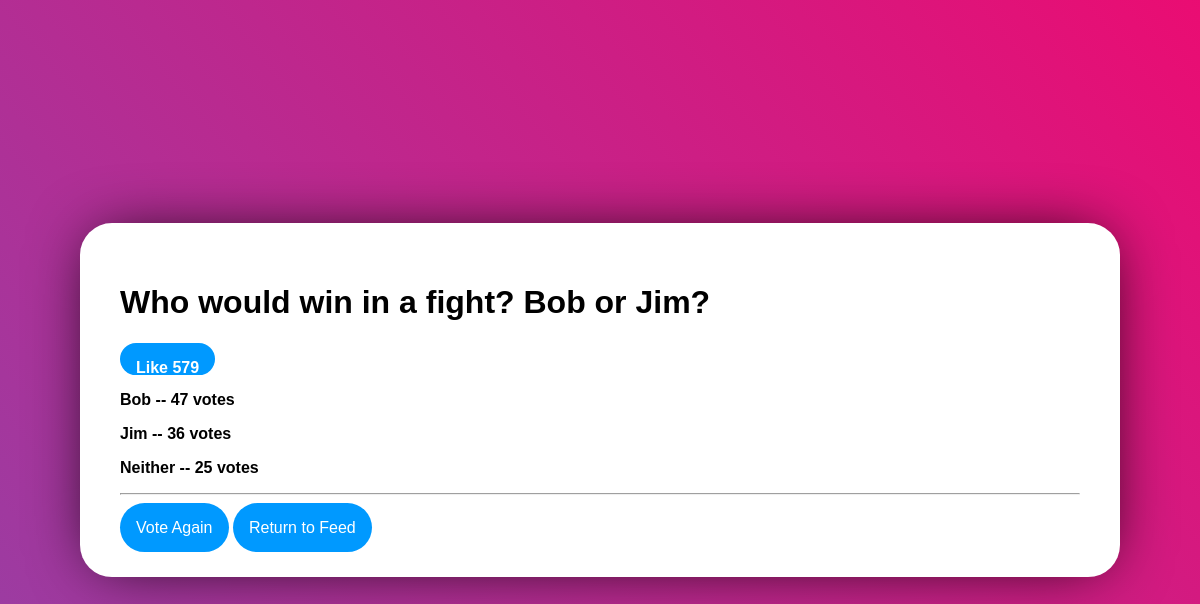
Before: /polling/2/results/ with the older database file.
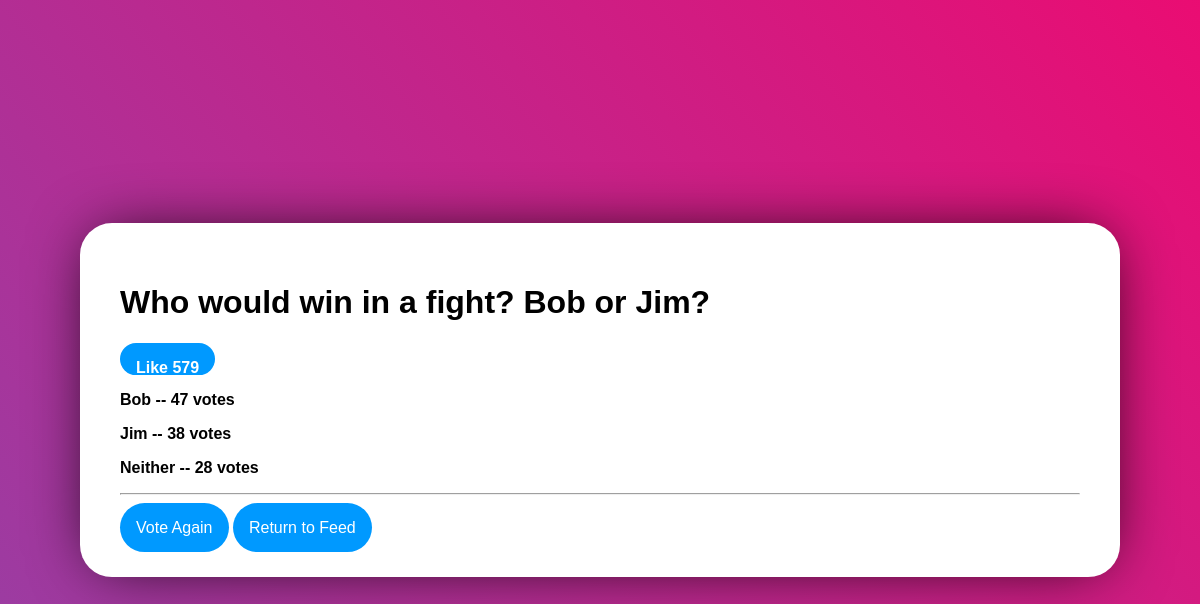
After: the same page with the newer database file.
### polling/models.py (models this page shows, shortened)
class Choice(models.Model):
    question = models.ForeignKey(Question, on_delete=models.CASCADE)
    choiceText = models.CharField(max_length=150)
    votes = models.IntegerField(default=0)

### polling/views.py (the view)
# urls.py: path('<int:pk>/results/', views.ResultsView.as_view(), name='results'),
class ResultsView(generic.DetailView):
    model = Question
    template_name = 'polling/results.html'

### polling/templates/polling/results.html
{% load static %}
<link rel="stylesheet" type="text/css" href="{% static 'polling/style.css' %}">
<div class="VoteDiv">
  <h1>{{ question.questionText}}</h1>
  <input type="submit" class="LikeButton" name="Like" value="Like {{question.likes}}""></input>
  {% for choice in question.choice_set.all %}
    <p>{{ choice.choiceText}} -- {{choice.votes}} vote{{ choice.votes|pluralize}} </p>
  {% endfor %}
  <hr></hr>
  <div class="Space">
    <a href = "{% url 'polling:detail' question.id %}">Vote Again</a>
    <a href = "{% url 'polling:index'%}">Return to Feed</a>
  </div>
</div>

Changed rows visible on the page:
changed Choice "Jim": votes "36" → "38"
changed Choice "Neither": votes "25" → "28"
